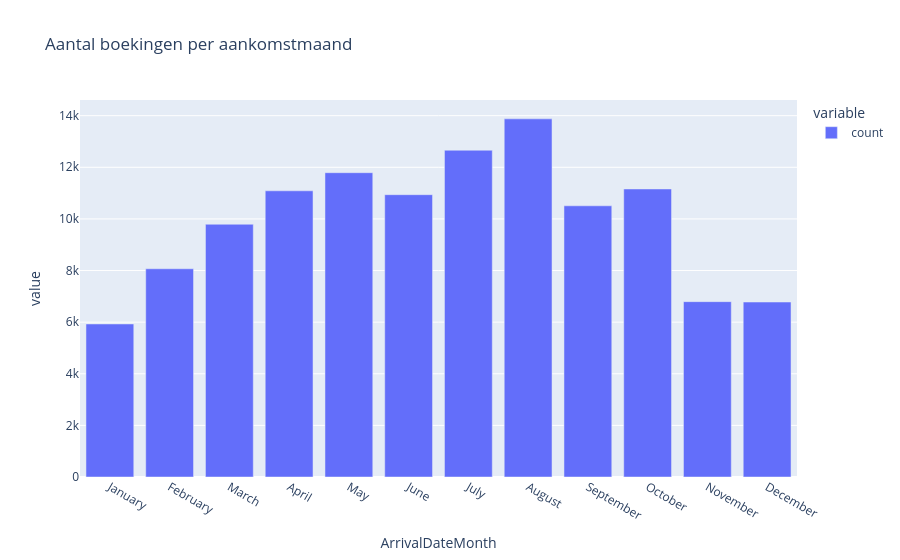

The code cell stored with this chart in its notebook:
### Markdown cell above
##### Vraag 3: In welke maanden komen de meeste gasten?

### Code cell
month_order = ["January", "February", "March", "April", "May", "June", "July",
               "August", "September", "October", "November", "December"]
bookings_per_month = hotel["ArrivalDateMonth"].value_counts().reindex(month_order)
px.bar(bookings_per_month, title="Aantal boekingen per aankomstmaand")

### Figure 1 — Plotly figure (JSON) as saved in the notebook; plotly's stock layout.template omitted (floating-point values rounded to 4 significant figures)
{"data": [{"hovertemplate": "variable=count<br>ArrivalDateMonth=%{x}<br>value=%{y}<extra></extra>", "legendgroup": "count", "marker": {"color": "#636efa", "pattern": {"shape": ""}}, "name": "count", "orientation": "v", "showlegend": true, "textposition": "auto", "type": "bar", "x": ["January", "February", "March", "April", "May", "June", "July", "August", "September", "October", "November", "December"], "xaxis": "x", "y": [5929, 8068, 9793, 11089, 11791, 10939, 12661, 13877, 10508, 11160, 6794, 6780], "yaxis": "y"}], "layout": {"barmode": "relative", "legend": {"title": {"text": "variable"}, "tracegroupgap": 0}, "title": {"text": "Aantal boekingen per aankomstmaand"}, "xaxis": {"anchor": "y", "domain": [0.0, 1.0], "title": {"text": "ArrivalDateMonth"}}, "yaxis": {"anchor": "x", "domain": [0.0, 1.0], "title": {"text": "value"}}}}
